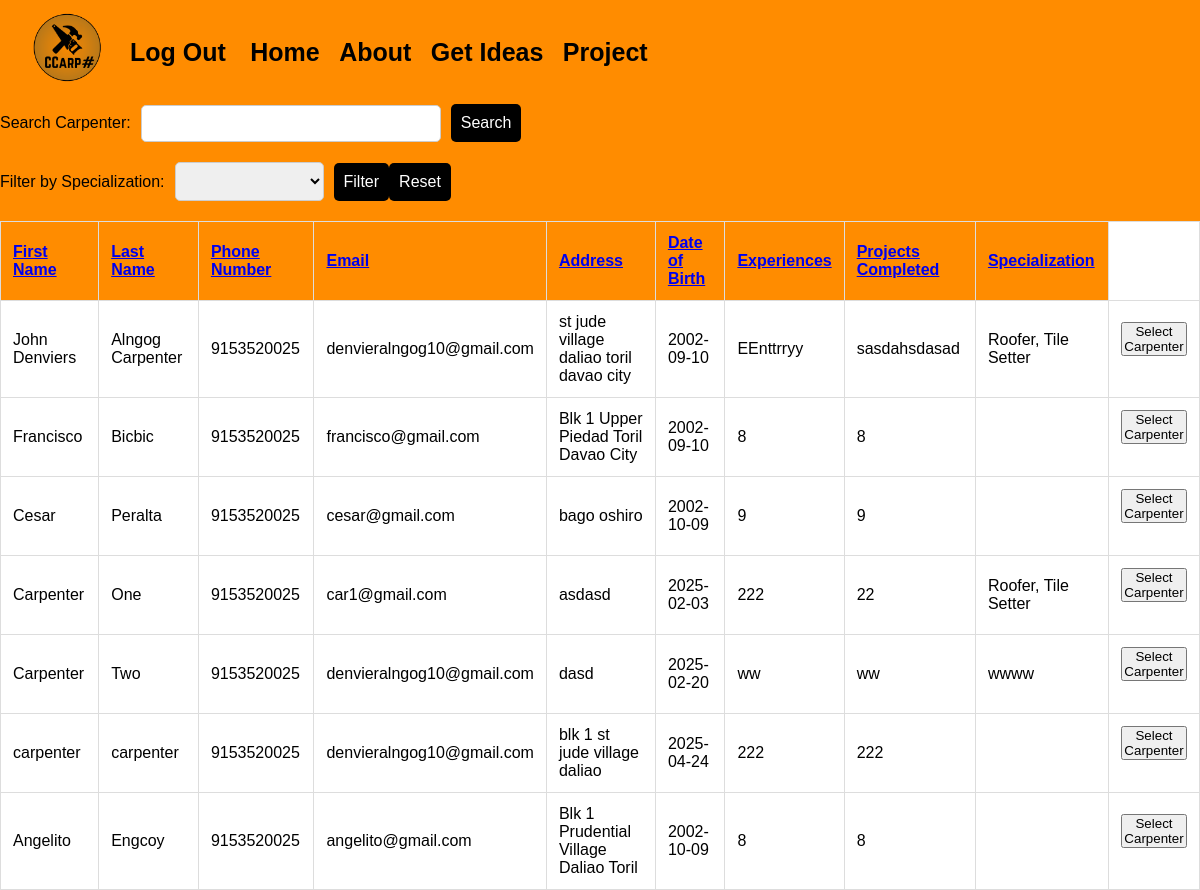
The app's page /availablecarpenters.php?sort=First_Name&order=desc with its own data.
### tables this page shows
CREATE TABLE `carpenters` (
  `Carpenter_ID` int(11) NOT NULL,
  `First_Name` varchar(255) NOT NULL,
  `Last_Name` varchar(255) NOT NULL,
  `Phone_Number` bigint(11) NOT NULL,
  `Email` varchar(255) NOT NULL,
  `Address` varchar(255) NOT NULL,
  `Date_Of_Birth` date NOT NULL,
  `Experiences` varchar(255) NOT NULL,
  `Project_Completed` varchar(255) NOT NULL,
  `username` varchar(255) NOT NULL,
  `password` varchar(255) NOT NULL,
  `specialization` varchar(255) NOT NULL,
  `Photo` mediumblob NOT NULL
);

### availablecarpenters.php (the view, shortened to what this page needs)
<!DOCTYPE html>
<html lang="en">
<head>
</head>
<body>
  <div class="header">
    <a href="comment.php">
      <h1>
        <img src="assets/img/logos/logo.png" alt="" style="width: 75px; margin-right: 10px;">
      </h1>
    </a>
    <div class="right">
      <a href="login.html" style="text-decoration: none; color: black; margin-right: 20px;">Log Out</a>
      <a class="active" href="comment.php">Home</a>
      <a href="about/index.html">About</a>
      <a href="#contact">Get Ideas</a>
      <a href="plan.php">Project</a>
    </div>
  </div>
  <?php
  require_once "config.php";
  function generateSortLink($column, $currentColumn, $currentDirection)
  {
      $direction = 'asc';
      return "?sort=$column&order=$direction";
  }
  $sortColumn = isset($_GET['sort']) ? $_GET['sort'] : 'First_Name';
  $sortOrder = isset($_GET['order']) && $_GET['order'] === 'desc' ? 'desc' : 'asc';
  $searchTerm = isset($_GET['search']) ? $_GET['search'] : '';
  $specializationFilter = isset($_GET['specialization']) ? $_GET['specialization'] : '';
  $query = "SELECT * FROM carpenters";
  $query .= " ORDER BY $sortColumn $sortOrder";
  $result = mysqli_query($conn, $query);
  if (mysqli_num_rows($result) > 0) {
      echo "<form action='' method='GET'>";
      echo "<label for='search'>Search Carpenter:</label>";
      echo "<input type='text' name='search' value='" . htmlspecialchars($searchTerm) . "'>";
      echo "<button type='submit' class='search-btn'>Search</button>";
      echo "</form>";
      echo "<form action='' method='GET'>";
      echo "<label for='specialization'>Filter by Specialization:</label>";
      echo "<select name='specialization'>";
      $specializationQuery = "SELECT DISTINCT Specialization FROM carpenters";
      $specializationResult = mysqli_query($conn, $specializationQuery);
      while ($specializationRow = mysqli_fetch_assoc($specializationResult)) {
          echo "<option value='{$specializationRow['Specialization']}' " . ($specializationFilter === $specializationRow['Specialization'] ? 'selected' : '') . ">{$specializationRow['Specialization']}</option>";
      }
      echo "</select>";
      echo "<button type='submit' class='filter-btn' name='action' value='filter'>Filter</button>";
      echo "<button type='button' class='reset-btn' onclick=\"window.location.href='{$_SERVER['PHP_SELF']}'\">Reset</button>";
      echo "</form>";
      echo "<table>";
      echo "<tr>
              <th><a href='" . generateSortLink('First_Name', $sortColumn, $sortOrder) . "'>First Name</a></th>
              <th><a href='" . generateSortLink('Last_Name', $sortColumn, $sortOrder) . "'>Last Name</a></th>
              <th><a href='" . generateSortLink('Phone_Number', $sortColumn, $sortOrder) . "'>Phone Number</a></th>
              <th><a href='" . generateSortLink('Email', $sortColumn, $sortOrder) . "'>Email</a></th>
              <th><a href='" . generateSortLink('Address', $sortColumn, $sortOrder) . "'>Address</a></th>
              <th><a href='" . generateSortLink('Date_Of_Birth', $sortColumn, $sortOrder) . "'>Date of Birth</a></th>
              <th><a href='" . generateSortLink('Experiences', $sortColumn, $sortOrder) . "'>Experiences</a></th>
              <th><a href='" . generateSortLink('Project_Completed', $sortColumn, $sortOrder) . "'>Projects Completed</a></th>
              <th><a href='" . generateSortLink('Specialization', $sortColumn, $sortOrder) . "'>Specialization</a></th>
            </tr>";
      while ($row = mysqli_fetch_assoc($result)) {
          echo "<tr>";
          echo "<td>{$row['First_Name']}</td>";
          echo "<td>{$row['Last_Name']}</td>";
          echo "<td>{$row['Phone_Number']}</td>";
          echo "<td>{$row['Email']}</td>";
          echo "<td>{$row['Address']}</td>";
          echo "<td>{$row['Date_Of_Birth']}</td>";
          echo "<td>{$row['Experiences']}</td>";
          echo "<td>{$row['Project_Completed']}</td>";
          echo "<td>{$row['specialization']}</td>";
          echo "<td>
                  <form action='usercreateplan.php' method='GET'>
                      <input type='hidden' name='selected_carpenter' value='{$row['Carpenter_ID']}'>
                      <button type='submit'>Select Carpenter</button>
                  </form>
                </td>";
          echo "</tr>";
      }
      echo "</table>";
  } else {
      echo "No carpenters available.";
  }
  ?>
</body>
</html>

### availablecarpenters.php (style rules this page uses)
* { box-sizing: border-box; margin: 0; padding: 0; }
body { font-family: Verdana, sans-serif; margin: 0; background-color: #FF8C00; }
.header { top: 0; left: 0; width: 100%; padding: 10px; text-align: left; background: #FF8C00; color: #000000; display: flex; align-items: center; text-decoration: none; z-index: 100; }
.header h1 { font-size: 40px; border-left: 20px solid transparent; text-decoration: none; }
.right { margin-right: 20px; }
.header a { font-size: 25px; font-weight: bold; text-decoration: none; color: #000000; margin-right: 15px; }
form { display: flex; flex-direction: row; align-items: center; margin-bottom: 20px; }
label { font-size: 16px; margin-right: 10px; color: #000000; }
input { width: 300px; padding: 10px; margin-right: 10px; border: 1px solid #ccc; border-radius: 5px; }
select { padding: 10px; margin-right: 10px; border: 1px solid #ccc; border-radius: 5px; }
.search-btn { background-color: #FF8C00; color: #fff; border: none; padding: 10px; border-radius: 5px; cursor: pointer; font-size: 16px; }
.search-btn, .filter-btn, .reset-btn { background-color: #000000; color: #fff; border: none; padding: 10px; border-radius: 5px; cursor: pointer; font-size: 16px; }
table { width: 100%; border-collapse: collapse; margin-top: 20px; background-color: #fff; }
table, th, td { border: 1px solid #ddd; }
th, td { padding: 12px; text-align: left; }
th { background-color: #FF8C00; color: #fff; }

### records on screen
carpenters: First_Name "John Denviers", Last_Name "Alngog Carpenter", Phone_Number "9153520025", Email "denvieralngog10@gmail.com", Address "st jude village daliao toril davao city", Date_Of_Birth "2002-09-10", Experiences "EEnttrryy", Project_Completed "sasdahsdasad", specialization "Roofer, Tile Setter"
carpenters: First_Name "Francisco", Last_Name "Bicbic", Phone_Number "9153520025", Email "francisco@gmail.com", Address "Blk 1 Upper Piedad Toril Davao City", Date_Of_Birth "2002-09-10", Experiences "8", Project_Completed "8"
carpenters: First_Name "Cesar", Last_Name "Peralta", Phone_Number "9153520025", Email "cesar@gmail.com", Address "bago oshiro", Date_Of_Birth "2002-10-09", Experiences "9", Project_Completed "9"
carpenters: First_Name "Carpenter", Last_Name "One", Phone_Number "9153520025", Email "car1@gmail.com", Address "asdasd", Date_Of_Birth "2025-02-03", Experiences "222", Project_Completed "22", specialization "Roofer, Tile Setter"
carpenters: First_Name "Carpenter", Last_Name "Two", Phone_Number "9153520025", Email "denvieralngog10@gmail.com", Address "dasd", Date_Of_Birth "2025-02-20", Experiences "ww", Project_Completed "ww", specialization "wwww"
carpenters: First_Name "carpenter", Last_Name "carpenter", Phone_Number "9153520025", Email "denvieralngog10@gmail.com", Address "blk 1 st jude village daliao", Date_Of_Birth "2025-04-24", Experiences "222", Project_Completed "222"
carpenters: First_Name "Angelito", Last_Name "Engcoy", Phone_Number "9153520025", Email "angelito@gmail.com", Address "Blk 1 Prudential Village Daliao Toril", Date_Of_Birth "2002-10-09", Experiences "8", Project_Completed "8"
